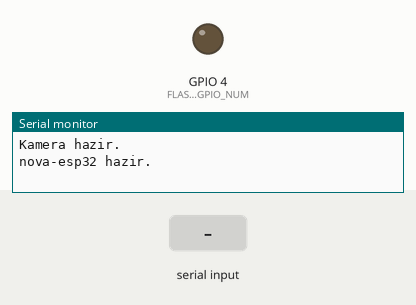
This sketch was run on a simulated ESP32. Shown: output pins drawn as LEDs (lit = HIGH), the last lines printed to the serial monitor. Inputs (shaded band) come from the test bench. WiFi joins after 1.5 s; servers stay silent unless stated; uploads are accepted with an empty reply; the camera gives no picture.

Above: at 4.2 s.
4.3 s: "SENSOR:\n" received over Serial
At 20.7 s:
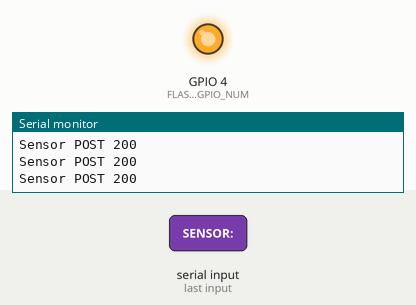
Timing chart, 0 to 41.5 s (numbered marks = the images above; inputs shaded):
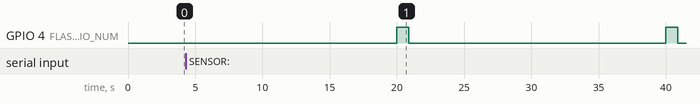

Measured:
- by itself, GPIO 4 (FLASH_GPIO_NUM): alternates HIGH for 0.88 s and LOW for 19.1 s

The sketch:

nova-esp32.ino
```cpp
/*
 * nova-esp32 — ESP32-CAM
 *
 * Wi-Fi -> PC API (foto + ML)
 * Serial 9600 -> Arduino Uno (DROP:... / SENSOR:...)
 *
 *
 */

#include "esp_camera.h"
#include <WiFi.h>
#include <HTTPClient.h>

// AYARLAR
const char* WIFI_SSID     = "x";
const char* WIFI_PASS     = "x";
const char* SERVER_HOST   = "x";  // PC ipconfig IPv4
const int   SERVER_PORT   = "x";

const unsigned long PHOTO_MS        = 20000;  // 20 sn'de bir foto
const unsigned long SENSOR_POST_MS  = 2000;
const unsigned long WIFI_RETRY_MS   = 10000;

// AI-Thinker ESP32-CAM pinleri
#define PWDN_GPIO_NUM     32
#define RESET_GPIO_NUM    -1
#define XCLK_GPIO_NUM      0
#define SIOD_GPIO_NUM     26
#define SIOC_GPIO_NUM     27
#define Y9_GPIO_NUM       35
#define Y8_GPIO_NUM       34
#define Y7_GPIO_NUM       39
#define Y6_GPIO_NUM       36
#define Y5_GPIO_NUM       21
#define Y4_GPIO_NUM       19
#define Y3_GPIO_NUM       18
#define Y2_GPIO_NUM        5
#define VSYNC_GPIO_NUM    25
#define HREF_GPIO_NUM     23
#define PCLK_GPIO_NUM     22
#define FLASH_GPIO_NUM     4

String imageUrl() {
  return String("http://") + SERVER_HOST + ":" + SERVER_PORT + "/api/Data/esp32-upload";
}

String sensorUrl() {
  return String("http://") + SERVER_HOST + ":" + SERVER_PORT + "/api/sensor/batch";
}

String lastSensorLine;
String unoLine;

unsigned long lastPhotoAt = 0;
unsigned long lastSensorPostAt = 0;
unsigned long lastWifiTryAt = 0;
bool httpSensorBusy = false;
bool httpPhotoBusy = false;

String foldTurkish(const String& raw) {
  String s = raw;
  s.trim();
  s.replace("\"", "");
  s.replace("'", "");
  s.toLowerCase();
  s.replace("ğ", "g");
  s.replace("ü", "u");
  s.replace("ş", "s");
  s.replace("ı", "i");
  s.replace("ö", "o");
  s.replace("ç", "c");
  return s;
}

String normalizeClass(const String& raw) {
  String s = foldTurkish(raw);
  if (s.indexOf("kagit") >= 0 || s.indexOf("paper") >= 0) return "kagit";
  if (s.indexOf("plastik") >= 0 || s.indexOf("plastic") >= 0) return "plastik";
  if (s.indexOf("cam") >= 0 || s.indexOf("glass") >= 0) return "cam";
  if (s.indexOf("metal") >= 0) return "metal";
  return "";
}

bool connectWiFi(bool verbose) {
  if (WiFi.status() == WL_CONNECTED) return true;

  if (verbose) {
    Serial.print("Wi-Fi baglaniyor: ");
    Serial.println(WIFI_SSID);
  }

  WiFi.mode(WIFI_STA);
  WiFi.setSleep(false);  // ESP32-CAM için önemli
  WiFi.begin(WIFI_SSID, WIFI_PASS);

  for (int i = 0; i < 60 && WiFi.status() != WL_CONNECTED; i++) {
    delay(500);
    if (verbose && (i % 2 == 1)) Serial.print(".");
  }

  if (WiFi.status() == WL_CONNECTED) {
    if (verbose) {
      Serial.println();
      Serial.print("Wi-Fi baglandi. IP: ");
      Serial.println(WiFi.localIP());
      Serial.print("Sunucu: ");
      Serial.println(imageUrl());
    }
    return true;
  }

  if (verbose) {
    Serial.println();
    Serial.println("Wi-Fi HATA: baglanamadi. Modem 2.4GHz ve sifreyi kontrol et.");
  }
  return false;
}

void pollUnoSerial() {
  while (Serial.available() > 0) {
    char c = Serial.read();
    if (c == '\n' || c == '\r') {
      if (unoLine.length() > 0) {
        unoLine.trim();
        if (unoLine.startsWith("SENSOR:")) {
          lastSensorLine = unoLine;
        }
        unoLine = "";
      }
    } else {
      unoLine += c;
    }
  }
}

void postSensorBatch() {
  if (lastSensorLine.length() == 0 || httpPhotoBusy) return;
  if (!connectWiFi(false)) return;

  httpSensorBusy = true;
  HTTPClient http;
  http.setTimeout(15000);
  http.setReuse(false);
  http.begin(sensorUrl());
  http.addHeader("Content-Type", "text/plain");
  http.addHeader("Connection", "close");
  int code = http.POST((uint8_t*)lastSensorLine.c_str(), lastSensorLine.length());
  Serial.printf("Sensor POST %d\n", code);
  http.end();
  delay(50);
  httpSensorBusy = false;
}

void captureAndUpload() {
  if (httpPhotoBusy) return;
  unsigned long waitStart = millis();
  while (httpSensorBusy && millis() - waitStart < 3000) delay(20);

  if (!connectWiFi(false)) {
    Serial.println("Foto atlandi: Wi-Fi yok.");
    return;
  }

  httpPhotoBusy = true;

  digitalWrite(FLASH_GPIO_NUM, HIGH);
  delay(400);

  for (int i = 0; i < 2; i++) {
    camera_fb_t* stale = esp_camera_fb_get();
    if (stale) esp_camera_fb_return(stale);
    delay(150);
  }

  camera_fb_t* fb = esp_camera_fb_get();
  digitalWrite(FLASH_GPIO_NUM, LOW);

  if (!fb) {
    Serial.println("Foto alinamadi.");
    httpPhotoBusy = false;
    return;
  }

  Serial.printf("Foto boyutu: %u byte\n", fb->len);

  HTTPClient http;
  http.setTimeout(60000);
  http.setReuse(false);
  http.begin(imageUrl());
  http.addHeader("Content-Type", "application/octet-stream");
  http.addHeader("Connection", "close");

  int code = http.POST(fb->buf, fb->len);
  Serial.printf("Foto POST %d\n", code);

  if (code == 200) {
    String response = http.getString();
    response.trim();
    Serial.printf("ML cevap: [%s]\n", response.c_str());
    String wasteClass = normalizeClass(response);
    if (wasteClass.length() > 0) {
      Serial.println("DROP:" + wasteClass);
    } else {
      Serial.println("ML cevap anlasilmadi.");
    }
  } else if (code <= 0) {
    Serial.println("Sunucuya ulasilamadi. PC IP ve VS F5 kontrol et.");
  }

  http.end();
  delay(100);
  esp_camera_fb_return(fb);
  httpPhotoBusy = false;
}

void testServerReachable() {
  if (WiFi.status() != WL_CONNECTED) {
    Serial.println("Sunucu testi atlandi: Wi-Fi yok.");
    return;
  }

  String url = String("http://") + SERVER_HOST + ":" + SERVER_PORT + "/api/sensor/latest";
  HTTPClient http;
  http.setTimeout(10000);
  http.setReuse(false);
  http.begin(url);
  int code = http.GET();
  Serial.printf("Sunucu test GET %d (%s)\n", code, url.c_str());
  if (code <= 0) {
    Serial.println("PC'ye ulasilamadi -> Windows Firewall veya VS F5 kontrol et.");
  }
  http.end();
}

bool initCamera() {
  camera_config_t config;
  config.ledc_channel = LEDC_CHANNEL_0;
  config.ledc_timer = LEDC_TIMER_0;
  config.pin_d0 = Y2_GPIO_NUM;
  config.pin_d1 = Y3_GPIO_NUM;
  config.pin_d2 = Y4_GPIO_NUM;
  config.pin_d3 = Y5_GPIO_NUM;
  config.pin_d4 = Y6_GPIO_NUM;
  config.pin_d5 = Y7_GPIO_NUM;
  config.pin_d6 = Y8_GPIO_NUM;
  config.pin_d7 = Y9_GPIO_NUM;
  config.pin_xclk = XCLK_GPIO_NUM;
  config.pin_pclk = PCLK_GPIO_NUM;
  config.pin_vsync = VSYNC_GPIO_NUM;
  config.pin_href = HREF_GPIO_NUM;
  config.pin_sscb_sda = SIOD_GPIO_NUM;
  config.pin_sscb_scl = SIOC_GPIO_NUM;
  config.pin_pwdn = PWDN_GPIO_NUM;
  config.pin_reset = RESET_GPIO_NUM;
  config.xclk_freq_hz = 20000000;
  config.pixel_format = PIXFORMAT_JPEG;
  config.frame_size = FRAMESIZE_VGA;
  config.jpeg_quality = 12;
  config.fb_count = 2;
  config.grab_mode = CAMERA_GRAB_LATEST;

  esp_err_t err = esp_camera_init(&config);
  if (err != ESP_OK) {
    Serial.printf("Kamera HATA: 0x%x\n", err);
    return false;
  }
  return true;
}

void setup() {
  Serial.begin(9600);
  delay(1000);  // USB serial için

  Serial.println();
  Serial.println("=== nova-esp32 basliyor ===");

  pinMode(FLASH_GPIO_NUM, OUTPUT);
  digitalWrite(FLASH_GPIO_NUM, LOW);

  // Wi-Fi gelene kadar bekle
  while (!connectWiFi(true)) {
    Serial.println("30 sn sonra tekrar denenecek...");
    delay(30000);
  }

  testServerReachable();

  if (initCamera()) {
    Serial.println("Kamera hazir.");
  }

  Serial.println("nova-esp32 hazir.");
  lastWifiTryAt = millis();
}

void loop() {
  pollUnoSerial();

  unsigned long now = millis();

  if (WiFi.status() != WL_CONNECTED && now - lastWifiTryAt >= WIFI_RETRY_MS) {
    lastWifiTryAt = now;
    connectWiFi(true);
  }

  if (now - lastSensorPostAt >= SENSOR_POST_MS) {
    lastSensorPostAt = now;
    postSensorBatch();
  }

  if (now - lastPhotoAt >= PHOTO_MS) {
    lastPhotoAt = now;
    captureAndUpload();
  }
}
```
